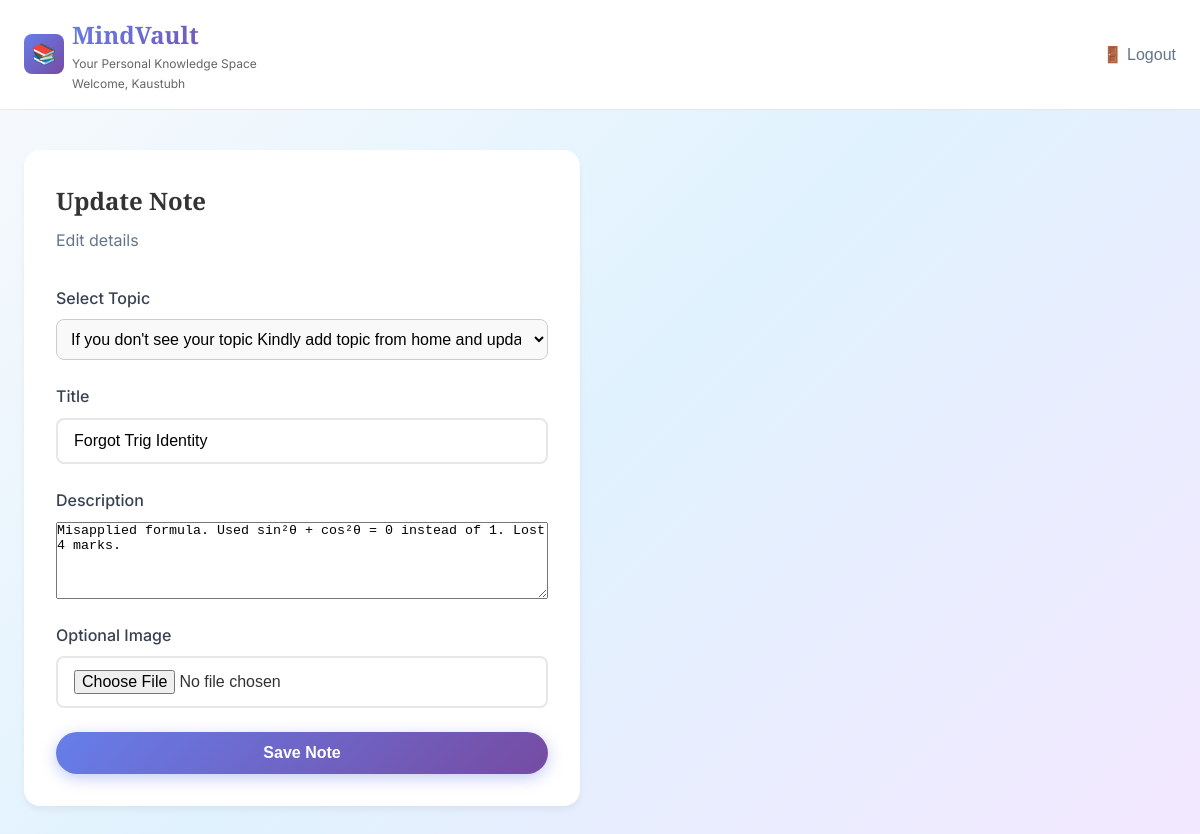
Screenshot of /update-entry/13/ (signed in) with the database file from the repository.
### Notes/models.py (models this page shows, shortened)
class Entry(models.Model):
    user = models.ForeignKey(User,  on_delete=models.SET_NULL,null=True,blank=True)
    topic = models.ForeignKey(Topic, on_delete=models.CASCADE, related_name='entries')
    title = models.CharField(max_length=200)
    description = models.TextField()
    image = models.ImageField(upload_to='entries/', blank=True, null=True)
    created_at = models.DateTimeField(auto_now_add=True)

### Notes/views.py (the view, shortened to what this page needs)
# urls.py: path('update-entry/<int:id>/' , update_entry , name = "update-entry"),
@login_required(login_url='/login/')
def update_entry(request, id):
    entry = get_object_or_404(Entry, id=id)
    if entry.user != request.user:
        return redirect('/MindVault/')
    context = {
        'mindvault': entry,
        'topics': Topic.objects.filter(user=request.user)
    }
    return render(request, 'update_entry.html', context)

### Notes/templates/update_entry.html (shortened to what this page needs)
{% extends "base.html" %}
{% block start %}
<header class="app-header">
    <div class="app-nav">
        <div class="logo">
            <div class="logo-icon">📚</div>
            <div class="logo-info">
                <span class="logo-text">MindVault</span>
                <span class="logo-subtitle">Your Personal Knowledge Space</span>
                <span class="logo-subtitle">Welcome, {{user.first_name}}</span>
            </div>
        </div>
        <form method="POST" action="{% url 'logout_page' %}">
            <button type="submit" class="logout-btn">🚪 Logout</button>
        </form>
    </div>
</header>
<div class="app-container">
    <div class="note-panel">
        <div class="panel-header">
            <h2>Update Note</h2>
            <p>Edit details</p>
        </div>
        <form method="POST" class="topic-form" enctype="multipart/form-data">
            <div class="form-group">
                <label for="selected_topic">Select Topic</label>
                <select name="selected_topic" id="selected_topic" class="styled-select" >
                    <option value="" disabled selected>If you don't see your topic Kindly add topic from home and update it</option>
                </select>
            </div>
            <div class="form-group">
                <label for="noteTitle">Title</label>
            <input type="text" name="title" id="noteTitle" value="{{ mindvault.title }}" required>
            </div>
            <div class="form-group">
                <label for="noteDescription">Description</label>
                <textarea name="description" id="noteDescription" rows="5" required>{{ mindvault.description }}</textarea>
            </div>
            <div class="form-group">
                <label for="image">Optional Image</label>
                <input type="file" name="image" id="image" accept="image/*">
            </div>
            <button type="submit" class="btn btn-primary">Save Note</button>
        </form>
    </div>
</div>
{% endblock %}

### Notes/static/styles.css (style rules this page uses)
* { margin: 0; padding: 0; box-sizing: border-box; }
body { font-family: 'Inter', sans-serif; line-height: 1.6; color: #333; background: linear-gradient(135deg, #f8fafc 0%, #e0f2fe 50%, #f3e8ff 100%); min-height: 100vh; }
.logo { display: flex; align-items: center; gap: 8px; }
.logo-icon { width: 40px; height: 40px; background: linear-gradient(135deg, #667eea 0%, #764ba2 100%); border-radius: 8px; display: flex; align-items: center; justify-content: center; font-size: 20px; }
.logo-text { font-family: 'Playfair Display', serif; font-size: 24px; font-weight: 700; background: linear-gradient(135deg, #667eea 0%, #764ba2 100%); -webkit-background-clip: text; -webkit-text-fill-color: transparent; background-clip: text; }
.logo-info { display: flex; flex-direction: column; }
.logo-subtitle { font-size: 12px; color: #666; font-weight: 400; }
.btn { display: inline-flex; align-items: center; justify-content: center; padding: 12px 32px; border-radius: 50px; font-weight: 600; text-decoration: none; border: none; cursor: pointer; transition: all 0.3s ease; font-size: 16px; }
.btn-primary { background: linear-gradient(135deg, #667eea 0%, #764ba2 100%); color: white; box-shadow: 0 4px 15px rgba(102, 126, 234, 0.4); }
.form-group { display: flex; flex-direction: column; gap: 8px; }
.form-group label { font-weight: 500; color: #374151; }
.app-header { background: white; border-bottom: 1px solid #e5e7eb; padding: 16px 0; }
.app-nav { max-width: 1200px; margin: 0 auto; padding: 0 24px; display: flex; align-items: center; justify-content: space-between; }
.logout-btn { background: none; border: none; color: #64748b; font-size: 16px; font-weight: 500; cursor: pointer; text-decoration: none; padding: 0; transition: color 0.3s ease, transform 0.2s ease; }
.app-container { max-width: 1200px; margin: 0 auto; padding: 40px 24px; display: grid; grid-template-columns: 1fr 1fr; gap: 40px; }
.topic-panel, .note-panel { background: white; border-radius: 16px; padding: 32px; box-shadow: 0 4px 6px rgba(0, 0, 0, 0.05); }
.panel-header { margin-bottom: 32px; }
.panel-header h2 { font-family: 'Playfair Display', serif; font-size: 24px; font-weight: 700; margin-bottom: 8px; }
.panel-header p { color: #64748b; }
.topic-form, .note-form { display: flex; flex-direction: column; gap: 24px; }
.topic-form input, .note-form input, .note-form textarea { width: 100%; padding: 12px 16px; border: 2px solid #e5e7eb; border-radius: 8px; font-size: 16px; transition: border-color 0.3s ease; }
.styled-select { padding: 10px; font-size: 16px; border: 1px solid #ccc; border-radius: 8px; width: 100%; background-color: #f9f9f9; }

### rows the page displays
Entry: title "Forgot Trig Identity", description "Misapplied formula. Used sin²θ + cos²θ = 0 instead of 1. Lost 4 marks."

### other values shown
{{ user.first_name }} "Kaustubh"
